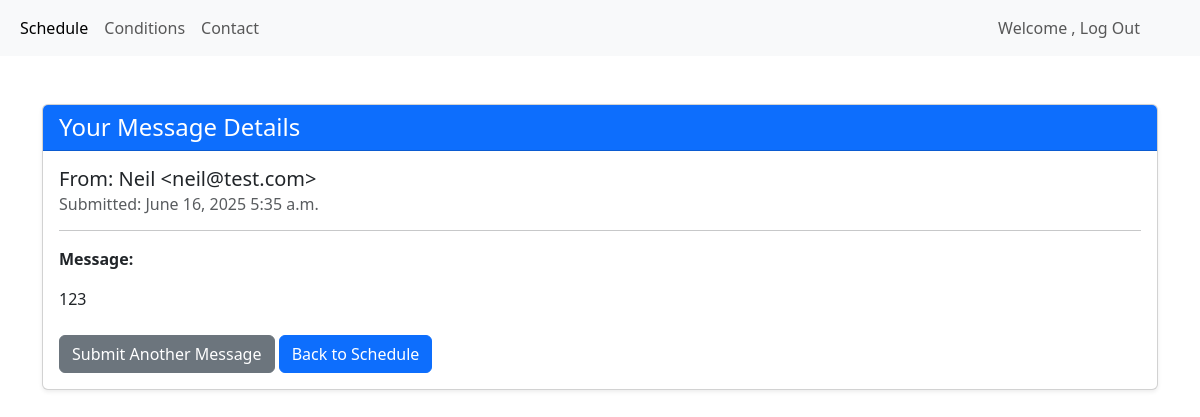
Before: /message/1 with the older database file.
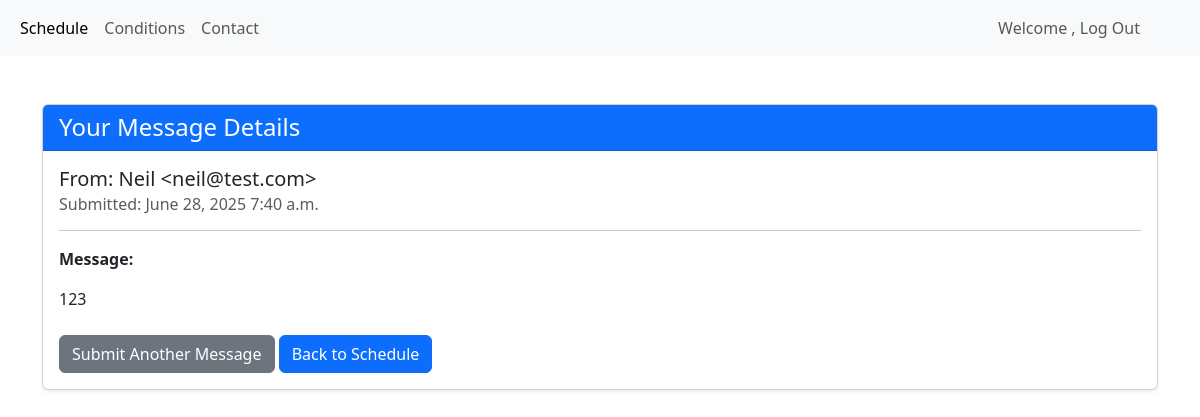
After: the same page with the newer database file.
### planner/models.py (models this page shows, shortened)
class ContactMessage(models.Model):
    name = models.CharField(max_length=100)
    email = models.EmailField(verbose_name="Your email address")
    message = models.TextField(verbose_name="Your message")
    created_at = models.DateTimeField(auto_now_add=True)
    is_read = models.BooleanField(default=False)
    replied_to = models.BooleanField(default=False)

### planner/views.py (the view)
# urls.py: path('message/<int:pk>', views.display_message, name="display_message"),
def display_message(request: HttpRequest, pk: int) -> HttpRequest:
    message = get_object_or_404(ContactMessage, pk=pk)
    return render(request, 'pages/messages.html', {'message': message})

### planner/templates/pages/messages.html (shortened to what this page needs)
{% extends 'pages/base.html' %}
{% block content %}
<div class="container mt-5">
    <div class="card shadow-sm">
        <div class="card-header bg-primary text-white">
            <h4 class="mb-0">Your Message Details</h4>
        </div>
        <div class="card-body">
            <h5 class="card-title">From: {{ message.name }} &lt;{{ message.email }}&gt;</h5>
            <h6 class="card-subtitle mb-2 text-muted">Submitted: {{ message.created_at|date:"F d, Y P" }}</h6>
            <hr>
            <p class="card-text"><strong>Message:</strong></p>
            <p class="card-text">{{ message.message|linebreaksbr }}</p>
            <div class="mt-4">
                <a href="{% url 'planner:contact' %}" class="btn btn-secondary">Submit Another Message</a>
                <a href="{% url 'planner:index' %}" class="btn btn-primary me-2">Back to Schedule</a>
            </div>
        </div>
    </div>
</div>
{% endblock %}

### planner/templates/pages/base.html (shortened to what this page needs)
{% load static %}
{% load crispy_forms_tags %}
<!DOCTYPE html>
<html lang="en">
<head>
    <link rel="stylesheet" href="{% static 'stylesheet.css' %}">
    <link href="https://cdn.jsdelivr.net/npm/bootstrap@5.3.6/dist/css/bootstrap.min.css" rel="stylesheet"
>
</head>
<body>
    <nav class="navbar navbar-expand-lg bg-body-tertiary">
        <div class="container-fluid">
            <div class="collapse navbar-collapse" id="navbarNav">
                <ul class="navbar-nav">
                    <li class="nav-item">
                        <a class="nav-link active" aria-current="page" href="{% url 'planner:index' %}">Schedule</a>
                    </li>
                    <li class="nav-item">
                        <a class="nav-link" href="{% url 'planner:conditions' %}">Conditions</a>
                    </li>
                    <li class="nav-item">
                        <a class="nav-link" href="{% url 'planner:contact' %}">Contact</a>
                    </li>
                </ul>
                <ul class="navbar-nav ms-auto">
                    <li class="nav-item">
                        <a class="nav-link pe-5" href="{% url 'accounts:logout' %}">Welcome {{user.username}}, Log
                            Out</a>
                    </li>
                </ul>
            </div>
        </div>
    </nav>
    {% block content %}{% endblock %}
</body>

### planner/static/stylesheet.css (style rules this page uses)
body { background-color: rgb(115, 115, 255); }

Changed rows visible on the page:
changed ContactMessage "Neil": created_at "June 16, 2025 5:35 a.m." → "June 28, 2025 7:40 a.m."
